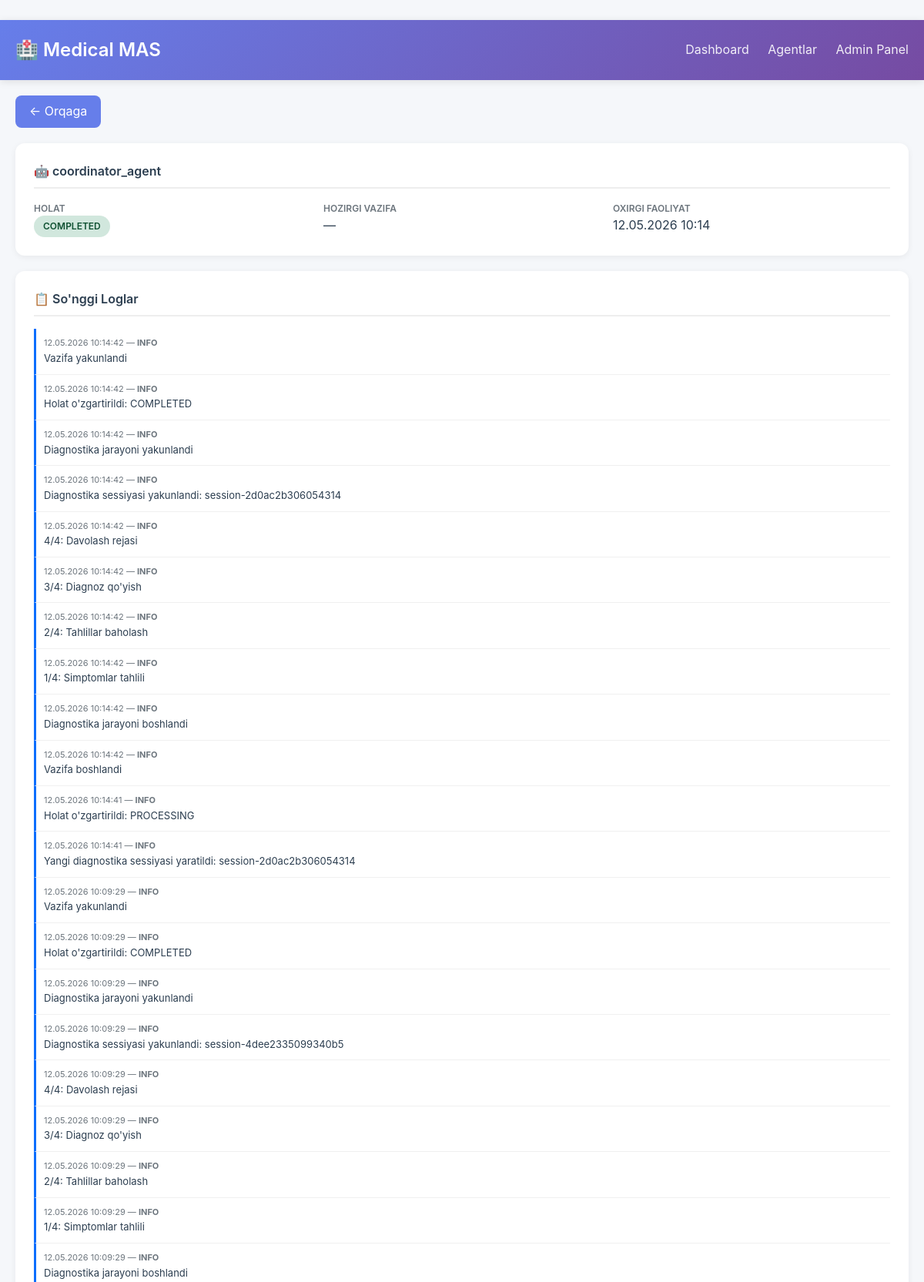
The page /agents/coordinator_agent/ (signed in, upper part) on the database its author committed.
### apps/agents/models.py (models this page shows, shortened)
class AgentState(models.Model):
    STATE_CHOICES = [
        ('IDLE', 'Bo\'sh'),
        ('PROCESSING', 'Ishlamoqda'),
        ('WAITING', 'Kutmoqda'),
        ('COMPLETED', 'Yakunlandi'),
        ('FAILED', 'Xatolik'),
    ]
    agent_name = models.CharField('Agent nomi', max_length=100, unique=True)
    state = models.CharField(
        'Holat',
        max_length=20,
        choices=STATE_CHOICES,
        default='IDLE'
    )
    current_task = models.CharField('Hozirgi vazifa', max_length=200, blank=True)
    metadata = models.JSONField('Metadata', default=dict)
    last_activity = models.DateTimeField('Oxirgi faoliyat', auto_now=True)
    created_at = models.DateTimeField(auto_now_add=True)
    class Meta:
        verbose_name = 'Agent Holati'
        verbose_name_plural = 'Agent Holatlari'
        ordering = ['agent_name']

### apps/core/models.py (models this page shows, shortened)
class AgentLog(models.Model):
    LOG_LEVEL_CHOICES = [
        ('DEBUG', 'Debug'),
        ('INFO', 'Info'),
        ('WARNING', 'Warning'),
        ('ERROR', 'Error'),
        ('CRITICAL', 'Critical'),
    ]
    agent_name = models.CharField(max_length=100, db_index=True)
    level = models.CharField(
        max_length=20,
        choices=LOG_LEVEL_CHOICES,
        default='INFO'
    )
    message = models.TextField()
    extra_data = models.JSONField(default=dict, blank=True)
    timestamp = models.DateTimeField(auto_now_add=True, db_index=True)
    class Meta:
        verbose_name = 'Agent Log'
        verbose_name_plural = 'Agent Logs'
        ordering = ['-timestamp']
        indexes = [
            models.Index(fields=['agent_name', 'level']),
            models.Index(fields=['timestamp']),
        ]

### apps/agents/views.py (the view)
# urls.py: path('<str:agent_name>/', views.agent_detail, name='agent_detail'),
@login_required
def agent_detail(request, agent_name):
    agent = get_object_or_404(AgentState, agent_name=agent_name)
    logs = AgentLog.objects.filter(agent_name=agent_name).order_by('-timestamp')[:100]
    sent_messages = ACLMessage.objects.filter(sender=agent_name).order_by('-created_at')[:20]
    received_messages = ACLMessage.objects.filter(receiver=agent_name).order_by('-created_at')[:20]
    context = {
        'agent': agent,
        'logs': logs,
        'sent_messages': sent_messages,
        'received_messages': received_messages,
        'title': f'Agent: {agent_name}'
    }
    return render(request, 'agents/agent_detail.html', context)

### templates/agents/agent_detail.html (shortened to what this page needs)
﻿{% extends "base.html" %}
{% block content %}
<div class="container">
  <a href="{% url 'agents:agent_list' %}" class="back-btn">← Orqaga</a>
  <div class="card">
    <h3>🤖 {{ agent.agent_name }}</h3>
    <div style="display:grid; grid-template-columns:repeat(3,1fr); gap:16px;">
      <div><label style="font-size:12px;color:#6c757d;font-weight:600;text-transform:uppercase;">Holat</label><p><span class="badge badge-{{ agent.state }}">{{ agent.state }}</span></p></div>
      <div><label style="font-size:12px;color:#6c757d;font-weight:600;text-transform:uppercase;">Hozirgi Vazifa</label><p>{{ agent.current_task|default:"—" }}</p></div>
      <div><label style="font-size:12px;color:#6c757d;font-weight:600;text-transform:uppercase;">Oxirgi Faoliyat</label><p>{{ agent.last_activity|date:"d.m.Y H:i" }}</p></div>
    </div>
  </div>
  <div class="card">
    <h3>📋 So'nggi Loglar</h3>
    {% if logs %}{% for log in logs %}
    <div class="log-item log-{{ log.level }}">
      <div class="log-time">{{ log.timestamp|date:"d.m.Y H:i:s" }} — <strong>{{ log.level }}</strong></div>
      <div>{{ log.message }}</div>
    </div>
    {% endfor %}{% else %}<p style="color:#6c757d;">Loglar mavjud emas</p>{% endif %}
  </div>
</div>
{% endblock %}

### templates/base.html (style rules this page uses)
* { margin: 0; padding: 0; box-sizing: border-box; }
body { font-family: -apple-system, BlinkMacSystemFont, 'Segoe UI', Roboto, 'Helvetica Neue', Arial, sans-serif; background: #f5f7fa; color: #2c3e50; line-height: 1.6; }
.container { max-width: 1200px; margin: 0 auto; padding: 0 20px; }

### templates/agents/agent_detail.html (style rules this page uses)
.card { background: white; border-radius: 12px; box-shadow: 0 2px 8px rgba(0,0,0,0.06); padding: 24px; margin-bottom: 20px; }
.card h3 { font-size: 16px; font-weight: 600; margin-bottom: 16px; border-bottom: 2px solid #eee; padding-bottom: 8px; }
.back-btn { display: inline-block; padding: 8px 18px; background: #667eea; color: white; border-radius: 8px; text-decoration: none; margin-bottom: 20px; }
.badge { display: inline-block; padding: 4px 12px; border-radius: 20px; font-size: 12px; font-weight: 600; }
.badge-COMPLETED { background: #d1e7dd; color: #0f5132; }
.log-item { padding: 10px; border-bottom: 1px solid #f0f0f0; font-size: 13px; }
.log-INFO { border-left: 3px solid #0d6efd; padding-left: 10px; }
.log-time { font-size: 11px; color: #6c757d; }

### rows shown on the page
AgentState: agent_name "coordinator_agent", state "COMPLETED", current_task "—", last_activity "12.05.2026 10:14"
AgentLog: timestamp "12.05.2026 10:14:42", level "INFO", message "Vazifa yakunlandi"
AgentLog: timestamp "12.05.2026 10:14:42", level "INFO", message "Holat o'zgartirildi: COMPLETED"
AgentLog: timestamp "12.05.2026 10:14:42", level "INFO", message "Diagnostika jarayoni yakunlandi"
AgentLog: timestamp "12.05.2026 10:14:42", level "INFO", message "Diagnostika sessiyasi yakunlandi: session-2d0ac2b306054314"
AgentLog: timestamp "12.05.2026 10:14:42", level "INFO", message "4/4: Davolash rejasi"
AgentLog: timestamp "12.05.2026 10:14:42", level "INFO", message "3/4: Diagnoz qo'yish"
AgentLog: timestamp "12.05.2026 10:14:42", level "INFO", message "2/4: Tahlillar baholash"
AgentLog: timestamp "12.05.2026 10:14:42", level "INFO", message "1/4: Simptomlar tahlili"
AgentLog: timestamp "12.05.2026 10:14:42", level "INFO", message "Diagnostika jarayoni boshlandi"
AgentLog: timestamp "12.05.2026 10:14:42", level "INFO", message "Vazifa boshlandi"
AgentLog: timestamp "12.05.2026 10:14:41", level "INFO", message "Holat o'zgartirildi: PROCESSING"
AgentLog: timestamp "12.05.2026 10:14:41", level "INFO", message "Yangi diagnostika sessiyasi yaratildi: session-2d0ac2b306054314"
AgentLog: timestamp "12.05.2026 10:09:29", level "INFO", message "Vazifa yakunlandi"
AgentLog: timestamp "12.05.2026 10:09:29", level "INFO", message "Holat o'zgartirildi: COMPLETED"
AgentLog: timestamp "12.05.2026 10:09:29", level "INFO", message "Diagnostika jarayoni yakunlandi"
AgentLog: timestamp "12.05.2026 10:09:29", level "INFO", message "Diagnostika sessiyasi yakunlandi: session-4dee2335099340b5"
AgentLog: timestamp "12.05.2026 10:09:29", level "INFO", message "4/4: Davolash rejasi"
AgentLog: timestamp "12.05.2026 10:09:29", level "INFO", message "3/4: Diagnoz qo'yish"
AgentLog: timestamp "12.05.2026 10:09:29", level "INFO", message "2/4: Tahlillar baholash"
AgentLog: timestamp "12.05.2026 10:09:29", level "INFO", message "1/4: Simptomlar tahlili"
AgentLog: timestamp "12.05.2026 10:09:29", level "INFO", message "Diagnostika jarayoni boshlandi"
